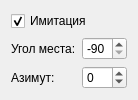
   <widget class="QWidget" name="layoutWidget">
    <property name="geometry">
     <rect>
      <x>680</x>
      <y>660</y>
      <width>115</width>
      <height>75</height>
     </rect>
    </property>
    <layout class="QVBoxLayout" name="verticalLayout_95">
     <item>
      <widget class="QCheckBox" name="cbImitaciya">
       <property name="enabled">
        <bool>true</bool>
       </property>
       <property name="text">
        <string>Имитация</string>
       </property>
       <property name="checked">
        <bool>true</bool>
       </property>
      </widget>
     </item>
     <item>
      <layout class="QHBoxLayout" name="horizontalLayout_35">
       <item>
        <layout class="QVBoxLayout" name="verticalLayout_93">
         <item>
          <widget class="QLabel" name="label_97">
           <property name="text">
            <string>Угол места:</string>
           </property>
          </widget>
         </item>
         <item>
          <widget class="QLabel" name="label_98">
           <property name="text">
            <string>Азимут:</string>
           </property>
          </widget>
         </item>
        </layout>
       </item>
       <item>
        <layout class="QVBoxLayout" name="verticalLayout_94">
         <item>
          <widget class="QSpinBox" name="sbImitUgol">
           <property name="enabled">
            <bool>true</bool>
           </property>
           <property name="minimum">
            <number>-90</number>
           </property>
           <property name="maximum">
            <number>90</number>
           </property>
           <property name="singleStep">
            <number>10</number>
           </property>
           <property name="value">
            <number>-90</number>
           </property>
          </widget>
         </item>
         <item>
          <widget class="QSpinBox" name="sbImitAzim">
           <property name="enabled">
            <bool>true</bool>
           </property>
           <property name="minimum">
            <number>-90</number>
           </property>
           <property name="maximum">
            <number>90</number>
           </property>
           <property name="singleStep">
            <number>10</number>
           </property>
           <property name="value">
            <number>0</number>
           </property>
          </widget>
         </item>
        </layout>
       </item>
      </layout>
     </item>
    </layout>
   </widget>
